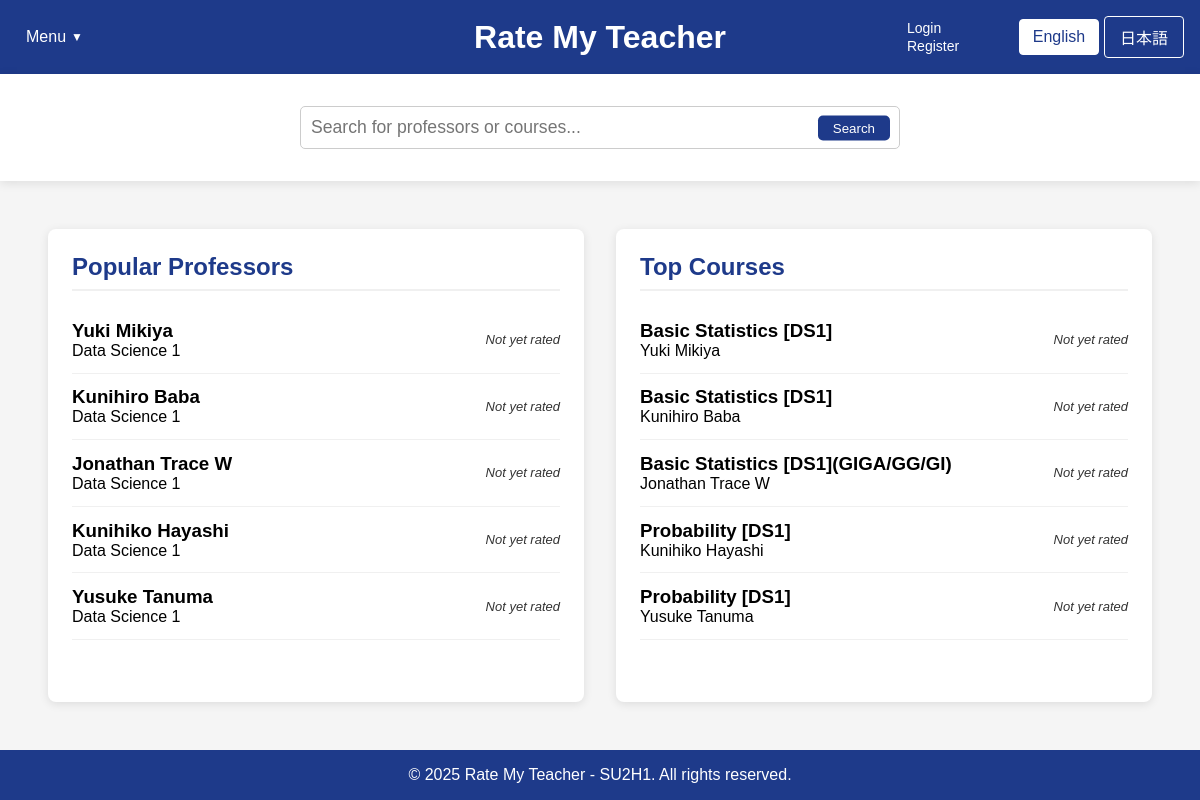
Page /home.php on the earlier database version.
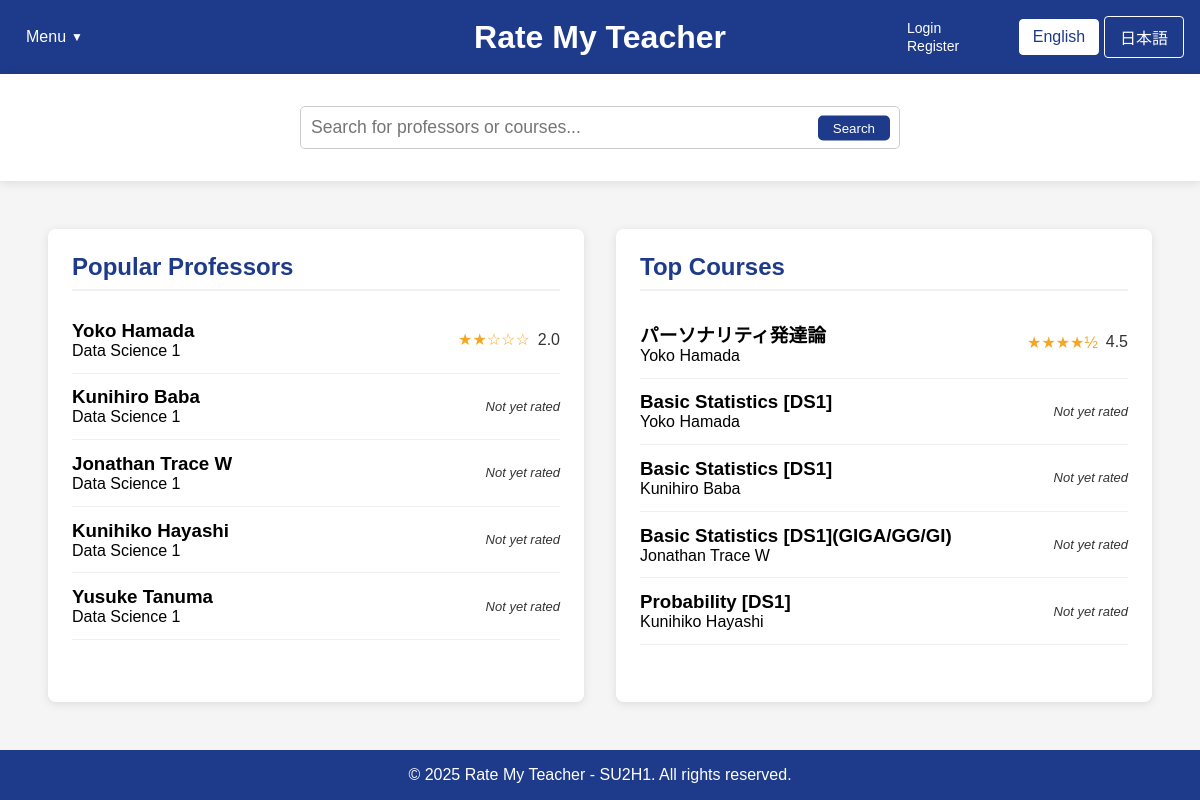
Same page on the later database version.
### tables this page shows
CREATE TABLE professors (
        id INTEGER PRIMARY KEY AUTOINCREMENT,
        name TEXT NOT NULL,
        department TEXT,
        bio TEXT
    , avg_content_quality REAL DEFAULT 0, avg_difficulty REAL DEFAULT 0, overall_rating REAL DEFAULT 0, review_count INTEGER DEFAULT 0);

CREATE TABLE courses (
        id INTEGER PRIMARY KEY AUTOINCREMENT,
        name TEXT NOT NULL,
        course_code TEXT,
        description TEXT,
        professor_id INTEGER, avg_content_quality REAL DEFAULT 0, avg_difficulty REAL DEFAULT 0, review_count INTEGER DEFAULT 0,
        FOREIGN KEY (professor_id) REFERENCES professors(id) ON DELETE SET NULL
    );

### home.php (the view, shortened to what the rows shown need)
<?php
$isLoggedIn = isset($_SESSION["loggedin"]) && $_SESSION["loggedin"] === true;
require_once 'config.php';
function getTopProfessors($limit = 5) {
    global $conn;
    $professors = [];
    try {
        $ratingCount = 0;
        $ratingCheckResult = $conn->query("SELECT COUNT(*) as count FROM ratings");
        if ($ratingCheckResult) {
            $ratingCountRow = $ratingCheckResult->fetchArray(SQLITE3_ASSOC);
            $ratingCount = $ratingCountRow['count'];
        }
        if ($ratingCount > 0) {
            $hasProfRatingColumns = false;
            $columnsResult = $conn->query("PRAGMA table_info(professors)");
            while ($col = $columnsResult->fetchArray(SQLITE3_ASSOC)) {
                if ($col['name'] === 'avg_content_quality' || $col['name'] === 'overall_rating') {
                    $hasProfRatingColumns = true;
                    break;
                }
            }
            if ($hasProfRatingColumns) {
                $stmt = $conn->prepare("
                    SELECT id, name, department,
                           COALESCE(overall_rating, (avg_content_quality + avg_difficulty) / 2) as avg_rating,
                           COALESCE(avg_content_quality, 0) as avg_content_quality,
                           COALESCE(avg_difficulty, 0) as avg_difficulty,
                           COALESCE(review_count, 0) as review_count
                    FROM professors
                    WHERE COALESCE(review_count, 0) > 0
                    ORDER BY avg_rating DESC, review_count DESC
                    LIMIT :limit
                ");
            }
            $stmt->bindValue(':limit', $limit, SQLITE3_INTEGER);
            $result = $stmt->execute();
            while ($row = $result->fetchArray(SQLITE3_ASSOC)) {
                if (isset($row['avg_rating']) && $row['avg_rating'] !== null) {
                    $row['avg_rating'] = number_format((float)$row['avg_rating'], 1);
                } else {
                    $row['avg_rating'] = "N/A";
                }
                $professors[] = $row;
            }
        }
        if (count($professors) < $limit) {
            $remaining = $limit - count($professors);
            $excludeIds = array_map(function($prof) {
                return $prof['id'];
            }, $professors);
            $excludeClause = count($excludeIds) > 0 ? "WHERE id NOT IN (" . implode(",", $excludeIds) . ")" : "";
            $stmt = $conn->prepare("
                SELECT id, name, department
                FROM professors
                $excludeClause
                LIMIT :limit
            ");
            $stmt->bindValue(':limit', $remaining, SQLITE3_INTEGER);
            $result = $stmt->execute();
            while ($row = $result->fetchArray(SQLITE3_ASSOC)) {
                $row['avg_rating'] = "N/A";
                $professors[] = $row;
            }
        }
    } catch (Exception $e) {
        error_log("Error fetching top professors: " . $e->getMessage());
    }
    return $professors;
}
function getTopCourses($limit = 5) {
    global $conn;
    $courses = [];
    try {
        $ratingCount = 0;
        $ratingCheckResult = $conn->query("SELECT COUNT(*) as count FROM ratings");
        if ($ratingCheckResult) {
            $ratingCountRow = $ratingCheckResult->fetchArray(SQLITE3_ASSOC);
            $ratingCount = $ratingCountRow['count'];
        }
        if ($ratingCount > 0) {
            $hasCourseRatingColumns = false;
            $columnsResult = $conn->query("PRAGMA table_info(courses)");
            while ($col = $columnsResult->fetchArray(SQLITE3_ASSOC)) {
                if ($col['name'] === 'avg_content_quality') {
                    $hasCourseRatingColumns = true;
                    break;
                }
            }
            if ($hasCourseRatingColumns) {
                $stmt = $conn->prepare("
                    SELECT c.id, c.name as course_name, c.course_code,
                           COALESCE(c.avg_content_quality, 0) as avg_content_quality,
                           COALESCE(c.avg_difficulty, 0) as avg_difficulty,
                           (COALESCE(c.avg_content_quality, 0) + COALESCE(c.avg_difficulty, 0)) / 2 as avg_rating,
                           COALESCE(c.review_count, 0) as review_count,
                           p.name as professor_name
                    FROM courses c
                    LEFT JOIN professors p ON c.professor_id = p.id
                    WHERE COALESCE(c.review_count, 0) > 0
                    ORDER BY avg_rating DESC, review_count DESC
                    LIMIT :limit
                ");
            }
            $stmt->bindValue(':limit', $limit, SQLITE3_INTEGER);
            $result = $stmt->execute();
            while ($row = $result->fetchArray(SQLITE3_ASSOC)) {
                if (!isset($row['professor_name']) || empty($row['professor_name'])) {
                    $profStmt = $conn->prepare("
                        SELECT p.name
                        FROM professors p
                        JOIN ratings r ON p.id = r.professor_id
                        WHERE r.course_id = :course_id
                        GROUP BY p.id
                        ORDER BY COUNT(r.id) DESC
                        LIMIT 1
                    ");
                    $profStmt->bindValue(':course_id', $row['id'], SQLITE3_INTEGER);
                    $profResult = $profStmt->execute();
                    $profRow = $profResult->fetchArray(SQLITE3_ASSOC);
                    if ($profRow && isset($profRow['name'])) {
                        $row['professor_name'] = $profRow['name'];
                    } else {
                        $row['professor_name'] = "Unknown Professor";
                    }
                }
                if (isset($row['avg_rating']) && $row['avg_rating'] !== null) {
                    $row['avg_rating'] = number_format((float)$row['avg_rating'], 1);
                } else {
                    $row['avg_rating'] = "N/A";
                }
                $courses[] = $row;
            }
        }
        if (count($courses) < $limit) {
            $remaining = $limit - count($courses);
            $excludeIds = array_map(function($course) {
                return $course['id'];
            }, $courses);
            $excludeClause = count($excludeIds) > 0 ? "WHERE c.id NOT IN (" . implode(",", $excludeIds) . ")" : "";
            $stmt = $conn->prepare("
                SELECT c.id, c.name as course_name, c.course_code, p.name as professor_name
                FROM courses c
                LEFT JOIN professors p ON c.professor_id = p.id
                $excludeClause
                LIMIT :limit
            ");
            $stmt->bindValue(':limit', $remaining, SQLITE3_INTEGER);
            $result = $stmt->execute();
            while ($row = $result->fetchArray(SQLITE3_ASSOC)) {
                $row['avg_rating'] = "N/A";
                $courses[] = $row;
            }
        }
    } catch (Exception $e) {
        error_log("Error fetching top courses: " . $e->getMessage());
    }
    return $courses;
}
$topProfessors = getTopProfessors(5);
$topCourses = getTopCourses(5);
?>
<!DOCTYPE html>
<html lang="en">
<head>
    <link rel="stylesheet" href="css/style.css">
</head>
<body>
    <div class="container">
        <header>
                    <?php
                    $currentLang = isset($_COOKIE['language']) && $_COOKIE['language'] == 'ja' ? 'ja' : 'en';
                    ?>
            <div class="header-center">
                <div class="logo">
                    <h1><a href="home.php" style="color: white; text-decoration: none;"><?php echo $currentLang == 'ja' ? '先生を評価' : 'Rate My Teacher'; ?></a></h1>
                </div>
            </div>
        </header>
        <main>
            <div id="popular-professors" class="content-box">
                <h2><?php echo $currentLang == 'ja' ? '人気の教授' : 'Popular Professors'; ?></h2>
                <div class="professor-list">
                    <?php foreach ($topProfessors as $index => $professor): ?>
                    <div class="professor-item" data-id="<?php echo $isLoggedIn ? (isset($professor['id']) ? $professor['id'] : "prof" . ($index + 1)) : 'login-required'; ?>">
                        <div>
                            <h3><?php echo htmlspecialchars($professor['name']); ?></h3>
                            <p><?php echo htmlspecialchars(isset($professor['department']) ? $professor['department'] : ($currentLang == 'ja' ? '学部未指定' : 'Department not specified')); ?></p>
                        </div>
                        <div class="rating">
                            <?php
                            if ($professor['avg_rating'] !== 'N/A') {
                                $rating = floatval($professor['avg_rating']);
                                $fullStars = floor($rating);
                                $halfStar = ($rating - $fullStars) >= 0.5;
                                echo str_repeat('★', $fullStars);
                                echo str_repeat('☆', 5 - $fullStars - ($halfStar ? 1 : 0));
                                echo '<span>' . $professor['avg_rating'] . '</span>';
                            } else {
                                echo '<span class="no-rating">' . ($currentLang == 'ja' ? '未評価' : 'Not yet rated') . '</span>';
                            }
                            ?>
                        </div>
                    </div>
                    <?php endforeach; ?>
                </div>
            </div>
            <div id="top-courses" class="content-box">
                <h2><?php echo $currentLang == 'ja' ? '人気のコース' : 'Top Courses'; ?></h2>
                <div class="course-list">
                    <?php foreach ($topCourses as $index => $course): ?>
                    <div class="course-item" data-id="<?php echo $isLoggedIn ? (isset($course['id']) ? $course['id'] : "course" . ($index + 1)) : 'login-required'; ?>">
                        <div>
                            <h3><?php echo htmlspecialchars(isset($course['course_name']) ? $course['course_name'] : $course['name']); ?></h3>
                            <p><?php echo htmlspecialchars(isset($course['professor_name']) ? $course['professor_name'] : ($currentLang == 'ja' ? '不明な教授' : 'Unknown Professor')); ?></p>
                        </div>
                        <div class="rating">
                            <?php
                            if ($course['avg_rating'] !== 'N/A') {
                                $rating = floatval($course['avg_rating']);
                                $fullStars = floor($rating);
                                $halfStar = ($rating - $fullStars) >= 0.5;
                                echo str_repeat('★', $fullStars);
                                if ($halfStar) echo '½';
                                echo '<span>' . $course['avg_rating'] . '</span>';
                            } else {
                                echo '<span class="no-rating">' . ($currentLang == 'ja' ? '未評価' : 'Not yet rated') . '</span>';
                            }
                            ?>
                        </div>
                    </div>
                    <?php endforeach; ?>
                </div>
            </div>
        </main>
    </div>
</body>
</html>

Differences in the rows shown:
no longer on this page (row edited): courses: name "Probability [DS1]", professor.name "Yusuke Tanuma", shows "Not yet rated"
changed professors: name "Yuki Mikiya" → "Yoko Hamada"; fullStars (not shown) → "★★"; halfStar (not shown) → "☆☆☆"; avg_rating (not shown) → "2.0"; no longer shows "Not yet rated"
added courses: name "パーソナリティ発達論", professor_name "Yoko Hamada", fullStars "★★★★", shows "½", avg_rating "4.5"
changed courses: professor.name "Yuki Mikiya" → "Yoko Hamada"
